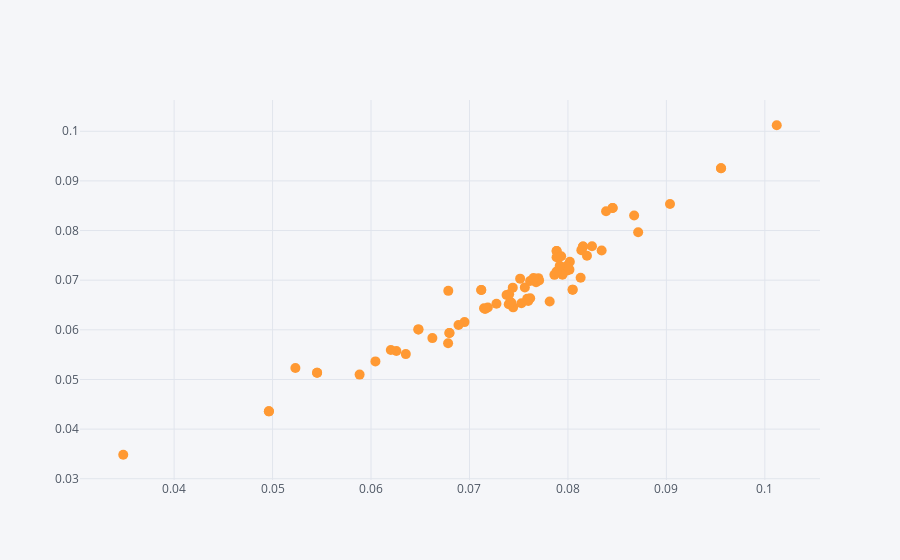

This figure's notebook cell:
### Markdown cell above
### Comparação entre o retorno real dos ativos e o retorno do modelo com base na média geométrica dos retornos dos ativos

### Code cell
vetor=df.values
Portfolio_Geometrico=[];
Portfolio_Geometrico_Verdadeiro=[];

i=0
j=0

for i in range(5):
    for j in range(5):
        
        #Portfolio Aritmetico
        c = Retorno_GEOMETRICO[i]*0.5 + Retorno_GEOMETRICO[j]*0.5
        Portfolio_Geometrico.append(c)
        
        #Portfolio Geometrico
        d = (vetor[:,i]*0.5 + vetor[:,j]*0.5)
        truegeo=(gmean(d + 1)- 1)*12
        Portfolio_Geometrico_Verdadeiro.append(truegeo)

for ind in range(50):

    # Create Random Weights
    weights1 = np.array(np.random.random(5))

    # Rebalance Weights
    weights1 = weights1 / np.sum(weights1)
    
    # Portfolio Aritmetico
    x = np.sum(Retorno_GEOMETRICO * weights1)
    Portfolio_Geometrico.append(x)
    
    #Portfolio Geometrico
    z = np.dot(vetor,weights1)
    truegeo1=(gmean(z + 1)- 1)*12
    Portfolio_Geometrico_Verdadeiro.append(truegeo1)
       


data1 = pd.DataFrame(Portfolio_Geometrico_Verdadeiro,columns=["Portfolio Geometrico Verdadeiro"])
data1["Portfolio Geometrico"]=Portfolio_Geometrico

data1.iplot(kind='scatter',x='Portfolio Geometrico Verdadeiro',y='Portfolio Geometrico',mode='markers',size=10)


X_plot = np.linspace(0.01, 0.12, 100)
Y_plot = X_plot

g = sns.FacetGrid(data1, size = 6)
g = g.map(plt.scatter, "Portfolio Geometrico Verdadeiro", "Portfolio Geometrico", edgecolor="w")
plt.plot(X_plot, Y_plot, color='r')
plt.show()

### Figure 1 — Plotly figure (JSON) as saved in the notebook; plotly's stock layout.template omitted (floating-point values rounded to 4 significant figures)
{"data": [{"line": {"color": "rgba(255, 153, 51, 1.0)", "dash": "solid", "shape": "linear", "width": 1.3}, "marker": {"size": 10, "symbol": "circle"}, "mode": "markers", "name": "Portfolio Geometrico", "text": "", "type": "scatter", "x": [0.06785, 0.08454, 0.05452, 0.07885, 0.06481, 0.08454, 0.1012, 0.0712, 0.09555, 0.08153, 0.05452, 0.0712, 0.03483, 0.06796, 0.04963, 0.07885, 0.09555, 0.06796, 0.08387, 0.08048, 0.06481, 0.08153, 0.04963, 0.08048, 0.05232, 0.07186, 0.08015, 0.07815, 0.0695, 0.06353, 0.07597, 0.08136, 0.07985, 0.07945, 0.07377, 0.06258, 0.07707, 0.08713, 0.08019, 0.08672, 0.07444, 0.07885, 0.06201, 0.07274, 0.09037, 0.07399, 0.06889, 0.07676, 0.05884, 0.07863, 0.07617, 0.07427, 0.07562, 0.07415, 0.07989, 0.0744, 0.07885, 0.08245, 0.07615, 0.08194, 0.06623, 0.07931, 0.07148, 0.06045, 0.07403, 0.08342, 0.07917, 0.07159, 0.07699, 0.07651, 0.08129, 0.07515, 0.07528, 0.07586, 0.06783], "y": [0.06785, 0.08453, 0.05134, 0.07586, 0.06008, 0.08453, 0.1012, 0.06802, 0.09254, 0.07676, 0.05134, 0.06802, 0.03483, 0.05935, 0.04358, 0.07586, 0.09254, 0.05935, 0.08387, 0.0681, 0.06008, 0.07676, 0.04358, 0.0681, 0.05232, 0.06451, 0.07212, 0.06571, 0.06155, 0.05511, 0.06583, 0.07605, 0.07191, 0.0711, 0.06703, 0.05572, 0.06995, 0.07967, 0.07371, 0.08303, 0.06453, 0.07461, 0.05594, 0.06526, 0.08536, 0.06514, 0.06097, 0.0696, 0.05098, 0.07107, 0.06636, 0.06538, 0.06854, 0.06559, 0.07284, 0.0685, 0.07176, 0.07683, 0.06984, 0.07494, 0.05833, 0.07482, 0.06435, 0.05364, 0.06717, 0.07599, 0.07291, 0.06419, 0.07041, 0.07044, 0.0705, 0.07031, 0.06535, 0.06626, 0.05729]}], "layout": {"legend": {"bgcolor": "#F5F6F9", "font": {"color": "#4D5663"}}, "paper_bgcolor": "#F5F6F9", "plot_bgcolor": "#F5F6F9", "title": {"font": {"color": "#4D5663"}}, "xaxis": {"gridcolor": "#E1E5ED", "showgrid": true, "tickfont": {"color": "#4D5663"}, "title": {"font": {"color": "#4D5663"}, "text": ""}, "zerolinecolor": "#E1E5ED"}, "yaxis": {"gridcolor": "#E1E5ED", "showgrid": true, "tickfont": {"color": "#4D5663"}, "title": {"font": {"color": "#4D5663"}, "text": ""}, "zerolinecolor": "#E1E5ED"}}}
